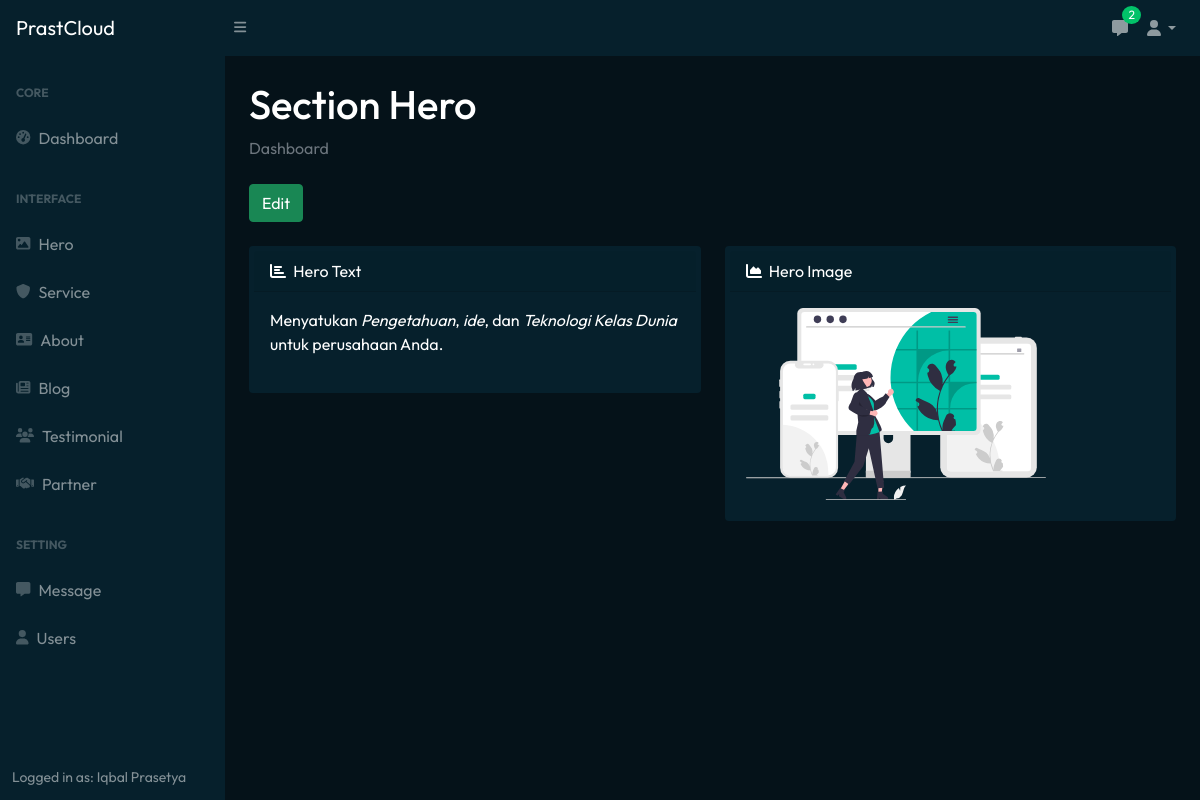
The app's page /admin.php?page=hero (signed in) with its own data.
### tables this page shows
CREATE TABLE `user` (
  `id_login` int(255) NOT NULL,
  `user_date` datetime DEFAULT NULL,
  `user_username` varchar(255) NOT NULL,
  `user_password` varchar(255) NOT NULL,
  `fullname` varchar(255) NOT NULL,
  `phone` varchar(255) NOT NULL,
  `email` varchar(255) NOT NULL,
  `address` text NOT NULL,
  `user_twitter` varchar(255) NOT NULL,
  `user_fb` varchar(255) NOT NULL,
  `user_ig` varchar(255) NOT NULL,
  `profile_image` varchar(255) NOT NULL
);

CREATE TABLE `hero` (
  `id` int(225) NOT NULL,
  `hero_text` varchar(255) NOT NULL,
  `hero_image` varchar(255) NOT NULL
);

### admin.php (the view, shortened to what this page needs)
<!DOCTYPE html>
<html lang="en">
<head>
  <link href="https://cdn.jsdelivr.net/npm/simple-datatables@latest/dist/style.css" rel="stylesheet" />
</head>
<body class="sb-nav-fixed">
  <nav class="sb-topnav navbar navbar-expand navbar-dark">
    <a class="navbar-brand ps-3" href="admin.php">PrastCloud</a>
    <button class="btn btn-link btn-sm order-1 order-lg-0 me-4 me-lg-0" id="sidebarToggle" href="#!"><i class="fas fa-bars"></i></button>
    <ul class="navbar-nav ms-auto me-0 me-md-3 my-2 my-md-0">
      <li class="nav-item dropdown">
        <a class="nav-link nav-icon" href="admin.php?page=message">
          <i class="fas fa-message"></i>
          <span class="badge bg-success badge-number">
            <?php
            include 'koneksi.php';
            $data_barang = mysqli_query($koneksi2, "SELECT * FROM messages");
            $jumlah_barang = mysqli_num_rows($data_barang);
            echo $jumlah_barang;
            ?>
          </span>
        </a>
      </li>
      <li class="nav-item dropdown">
        <a class="nav-link dropdown-toggle" id="navbarDropdown" href="#" role="button" data-bs-toggle="dropdown" aria-expanded="false"><i class="fas fa-user fa-fw"></i></a>
      </li>
    </ul>
  </nav>
  <div id="layoutSidenav">
    <div id="layoutSidenav_nav">
      <nav class="sb-sidenav accordion sb-sidenav-dark" id="sidenavAccordion">
        <div class="sb-sidenav-menu">
          <div class="nav">
            <div class="sb-sidenav-menu-heading">
              Core
            </div>
            <a class="nav-link" href="admin.php?page=dashboard">
              <div class="sb-nav-link-icon">
                <i class="fas fa-tachometer-alt"></i>
              </div>
              Dashboard
            </a>
            <div class="sb-sidenav-menu-heading">
              Interface
            </div>
            <a class="nav-link" href="admin.php?page=hero">
              <div class="sb-nav-link-icon">
                <i class="fas fa-image"></i>
              </div>
              Hero
            </a>
            <a class="nav-link" href="admin.php?page=service">
              <div class="sb-nav-link-icon">
                <i class="fas fa-shield"></i>
              </div>
              Service
            </a>
            <a class="nav-link" href="admin.php?page=about">
              <div class="sb-nav-link-icon">
                <i class="fas fa-contact-card"></i>
              </div>
              About
            </a>
            <a class="nav-link" href="admin.php?page=blog">
              <div class="sb-nav-link-icon">
                <i class="fas fa-newspaper"></i>
              </div>
              Blog
            </a>
            <a class="nav-link" href="admin.php?page=testi">
              <div class="sb-nav-link-icon">
                <i class="fas fa-users"></i>
              </div>
              Testimonial
            </a>
            <a class="nav-link" href="admin.php?page=partner">
              <div class="sb-nav-link-icon">
                <i class="fas fa-handshake"></i>
              </div>
              Partner
            </a>
            <div class="sb-sidenav-menu-heading">
              Setting
            </div>
            <a class="nav-link" href="admin.php?page=message">
              <div class="sb-nav-link-icon">
                <i class="fas fa-message"></i>
              </div>
              Message
            </a>
            <a class="nav-link" href="admin.php?page=user">
              <div class="sb-nav-link-icon">
                <i class="fas fa-user"></i>
              </div>
              Users
            </a>
          </div>
        </div>
        <div class="sb-sidenav-footer">
          <?php
          $query = "SELECT * FROM user ORDER BY id_login ASC LIMIT 1";
          $result = mysqli_query($koneksi2, $query);
          $row = mysqli_fetch_assoc($result)
          ?>
          <div class="small">
            Logged in as: <?php echo $row['fullname']; ?>
          </div>
        </div>
      </nav>
    </div>
    <div id="layoutSidenav_content">
      <main>
        <div class="container-fluid px-4 text-white">
          <?php include "page/admin/config.php"; ?>
        </div>
      </main>
    </div>
  </div>
</body>
</html>

### page/admin/hero.php (shortened to what this page needs)
<h1 class="mt-4">Section Hero</h1>
<ol class="breadcrumb mb-4">
  <li class="breadcrumb-item active">Dashboard</li>
</ol>
<div class="row">
  <?php
  $query = "SELECT * FROM hero ORDER BY id ASC";
  $result = mysqli_query($koneksi2, $query);
  while ($row = mysqli_fetch_assoc($result)) {
  ?>
    <div class="mb-4">
      <a href="admin.php?page=edit-hero&id=<?php echo $row['id']; ?>" class="btn btn-success">Edit</a>
    </div>
    <div class="col-xl-6">
      <div class="card mb-4">
        <div class="card-header">
          <i class="fas fa-chart-bar me-1"></i>
          Hero Text
        </div>
        <div class="card-body">
          <?php echo $row['hero_text']; ?>
        </div>
      </div>
    </div>
    <div class="col-xl-6">
      <div class="card mb-4">
        <div class="card-header">
          <i class="fas fa-chart-area me-1"></i>
          Hero Image
        </div>
        <div class="card-body">
          <img src="assets/img/hero/<?php echo $row['hero_image']; ?>" style="width: 300px;">
        </div>
      </div>
    </div>
  <?php
  }
  ?>
</div>

### admin.php (style rules this page uses)
body { background-color: #051219; }
.navbar { background-color: #06202c; }
.card { background-color: #06202c; color: #fff; }
.badge-number { position: absolute !important; inset: -2px -5px auto auto !important; font-weight: normal !important; font-size: 12px !important; border-radius: 50% !important; padding: 3px 6px !important; }

### records on screen
user: fullname "Iqbal Prasetya"
hero: hero_text "Menyatukan Pengetahuan , ide , dan Teknologi Kelas Dunia untuk perusahaan Anda.", hero_image (picture)

### other values on screen
$jumlah_barang "2"
